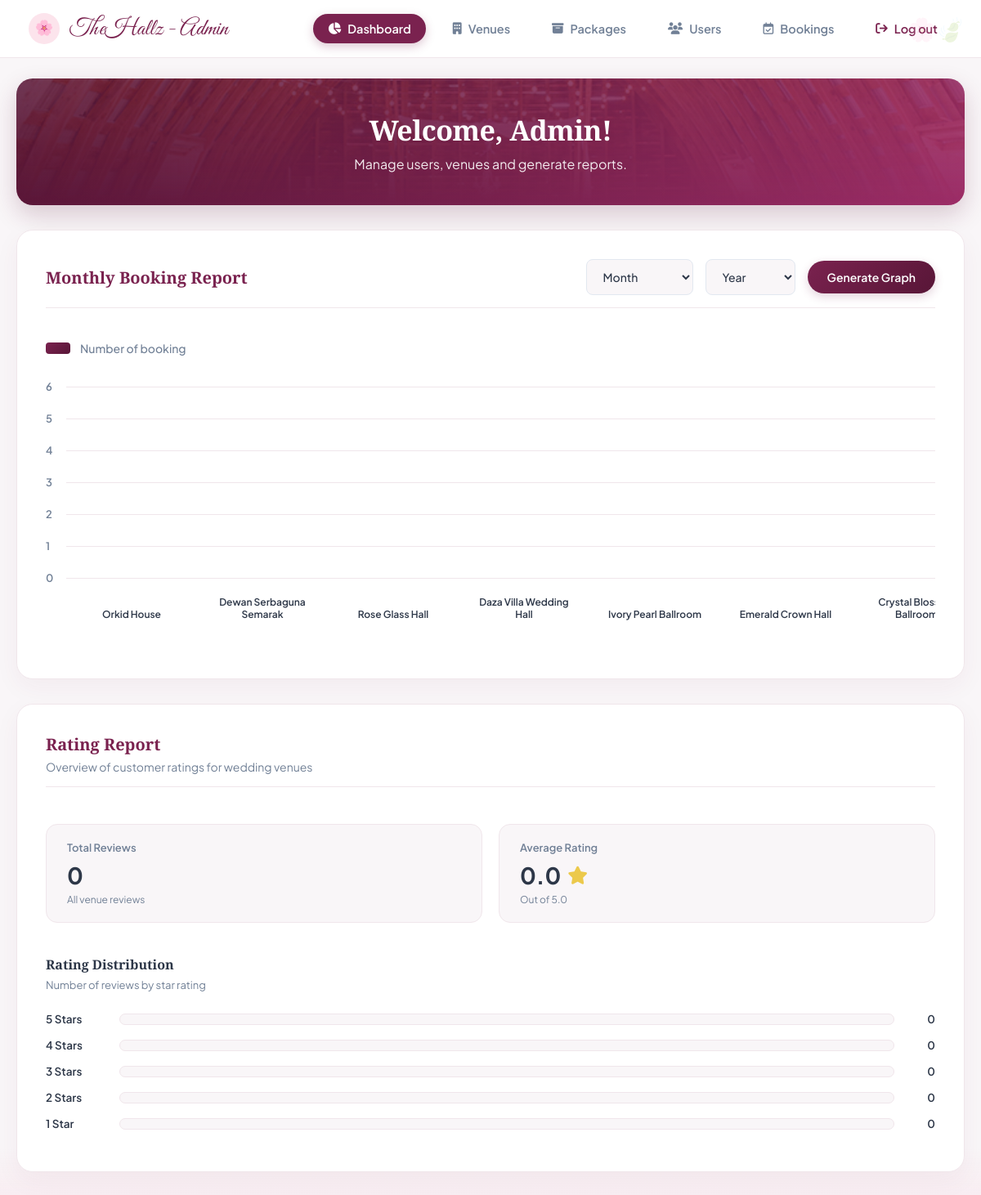
Page /Admin/admin_dashboard.php on the committed database.
### tables this page shows
CREATE TABLE `venue` (
  `venue_id` int(11) NOT NULL,
  `venue_name` varchar(100) NOT NULL,
  `venue_location` varchar(255) NOT NULL,
  `venue_capacity` int(11) NOT NULL,
  `venue_price` decimal(10,2) NOT NULL,
  `venue_desc` text NOT NULL,
  `owner_id` int(11) NOT NULL,
  `venue_ssm` varchar(20) NOT NULL,
  `venue_ssm_file` varchar(255) NOT NULL,
  `venue_image` text NOT NULL,
  `admin_id` int(11) DEFAULT NULL,
  `venue_status` enum('Pending','Approved','Rejected') NOT NULL DEFAULT 'Pending'
);

### Admin/admin_dashboard.php (the view, shortened to what this page needs)
<?php
include 'db_connection.php';
$venue_query = "SELECT venue_id, venue_name FROM venue";
$venue_result = mysqli_query($conn, $venue_query);
$venues = [];
if ($venue_result && mysqli_num_rows($venue_result) > 0) {
    while ($row = mysqli_fetch_assoc($venue_result)) {
        $venues[] = $row;
    }
}
$rating_summary_query = "SELECT COUNT(rating_id) as total_reviews, AVG(rating_star) as avg_rating FROM rating";
$rating_summary_result = mysqli_query($conn, $rating_summary_query);
$rating_summary = $rating_summary_result ? mysqli_fetch_assoc($rating_summary_result) : ['total_reviews' => 0, 'avg_rating' => 0];
$total_reviews = $rating_summary['total_reviews'] ?? 0;
$avg_rating = $total_reviews > 0 ? number_format($rating_summary['avg_rating'], 1) : '0.0';
$rating_counts = [1 => 0, 2 => 0, 3 => 0, 4 => 0, 5 => 0];
$max_rating_count = max($rating_counts) > 0 ? max($rating_counts) : 1;
$pct_5 = ($rating_counts[5] / $max_rating_count) * 100;
$pct_4 = ($rating_counts[4] / $max_rating_count) * 100;
$pct_3 = ($rating_counts[3] / $max_rating_count) * 100;
$pct_2 = ($rating_counts[2] / $max_rating_count) * 100;
$pct_1 = ($rating_counts[1] / $max_rating_count) * 100;
?>
<!DOCTYPE html>
<html lang="en">
<head>
    <link rel="stylesheet" href="https://cdnjs.cloudflare.com/ajax/libs/font-awesome/6.4.0/css/all.min.css">
</head>
<body>
<div class="container">
    <div class="header">
        <div class="logo-area">TheHallz - Admin</div>
        <div class="nav-links">
            <a href="admin_dashboard.php" class="active"><i class="fa-solid fa-chart-pie"></i> Dashboard</a>
            <a href="admin_venues.php"><i class="fa-solid fa-building"></i> Venues</a>
            <a href="admin_packages.php"><i class="fa-solid fa-box-archive"></i> Packages</a>
            <a href="admin_users.php"><i class="fa-solid fa-users"></i> Users</a>
            <a href="admin_bookings.php"><i class="fa-regular fa-calendar-check"></i> Bookings</a>
            <a class="logout" onclick="openModal('modal-logout-confirmation')"><i class="fa-solid fa-arrow-right-from-bracket"></i> Log out</a>
        </div>
    </div>
    <div class="welcome-banner">
        <h2>Welcome, Admin!</h2>
        <p>Manage users, venues and generate reports.</p>
    </div>
    <div class="content-section">
        <div class="section-header">
            <h3>Monthly Booking Report</h3>
            <div class="filter-controls">
                <select class="custom-select" id="month-select">
                    <option value="Month" selected>Month</option>
                </select>
                <select class="custom-select" id="year-select">
                    <option value="Year" selected>Year</option>
                </select>
                <button class="btn-premium" onclick="triggerReportGeneration()">Generate Graph</button>
            </div>
        </div>
        <div class="chart-legend">
            <div class="legend-color"></div>
            <span>Number of booking</span>
        </div>
        <div class="chart-container">
            <div class="chart-lines">
                <div class="chart-row"><span class="axis-label">6</span><div class="grid-line"></div></div>
                <div class="chart-row"><span class="axis-label">5</span><div class="grid-line"></div></div>
                <div class="chart-row"><span class="axis-label">4</span><div class="grid-line"></div></div>
                <div class="chart-row"><span class="axis-label">3</span><div class="grid-line"></div></div>
                <div class="chart-row"><span class="axis-label">2</span><div class="grid-line"></div></div>
                <div class="chart-row"><span class="axis-label">1</span><div class="grid-line"></div></div>
                <div class="chart-row"><span class="axis-label">0</span><div class="grid-line"></div></div>
            </div>
            <div class="bars-area">
                <?php
                if (!empty($venues)):
                    foreach ($venues as $venue):
                ?>
                   <div class="bar-wrapper">
                        <div class="bar-label"><?php echo htmlspecialchars($venue['venue_name']); ?></div>
                    </div>
                <?php
                    endforeach;
                endif;
                ?>
            </div>
        </div>
    </div>
    <div class="content-section">
        <div class="section-header">
            <div>
                <h3 style="margin-bottom: 5px;">Rating Report</h3>
                <p style="font-size: 14px; color: var(--text-muted); font-weight: 400;">Overview of customer ratings for wedding venues</p>
            </div>
        </div>
        <div class="rating-overview">
            <div class="rating-card-box">
                <div class="label-text">Total Reviews</div>
                <div class="main-value"><?php echo $total_reviews; ?></div>
                <div class="sub-text">All venue reviews</div>
            </div>
            <div class="rating-card-box">
                <div class="label-text">Average Rating</div>
                <div class="main-value">
                    <?php echo $avg_rating; ?>
                    <i class="fa-solid fa-star" style="color: #ecc94b; font-size: 22px;"></i>
                </div>
                <div class="sub-text">Out of 5.0</div>
            </div>
        </div>
        <div class="rating-distribution-title">Rating Distribution</div>
        <div class="rating-distribution-subtitle">Number of reviews by star rating</div>
        <div class="rating-row-item">
            <div class="rating-star-label">5 Stars</div>
            <div class="rating-bar-bg"><div class="rating-bar-fill" style="width: <?php echo $pct_5; ?>%;"></div></div>
            <div class="rating-count-value"><?php echo $rating_counts[5]; ?></div>
        </div>
        <div class="rating-row-item">
            <div class="rating-star-label">4 Stars</div>
            <div class="rating-bar-bg"><div class="rating-bar-fill" style="width: <?php echo $pct_4; ?>%;"></div></div>
            <div class="rating-count-value"><?php echo $rating_counts[4]; ?></div>
        </div>
        <div class="rating-row-item">
            <div class="rating-star-label">3 Stars</div>
            <div class="rating-bar-bg"><div class="rating-bar-fill" style="width: <?php echo $pct_3; ?>%;"></div></div>
            <div class="rating-count-value"><?php echo $rating_counts[3]; ?></div>
        </div>
        <div class="rating-row-item">
            <div class="rating-star-label">2 Stars</div>
            <div class="rating-bar-bg"><div class="rating-bar-fill" style="width: <?php echo $pct_2; ?>%;"></div></div>
            <div class="rating-count-value"><?php echo $rating_counts[2]; ?></div>
        </div>
        <div class="rating-row-item">
            <div class="rating-star-label">1 Star</div>
            <div class="rating-bar-bg"><div class="rating-bar-fill" style="width: <?php echo $pct_1; ?>%;"></div></div>
            <div class="rating-count-value"><?php echo $rating_counts[1]; ?></div>
        </div>
    </div>
</div>
</body>
</html>

### rows in the picture
venue: venue_name "Orkid House"
venue: venue_name "Dewan Serbaguna Semarak"
venue: venue_name "Rose Glass Hall"
venue: venue_name "Daza Villa Wedding Hall"
venue: venue_name "Ivory Pearl Ballroom"
venue: venue_name "Emerald Crown Hall"
venue: venue_name "Crystal…"

### other values in the picture
$total_reviews "0"
$avg_rating "0.0"
$rating_counts[5] "0"
$rating_counts[4] "0"
$rating_counts[3] "0"
$rating_counts[2] "0"
$rating_counts[1] "0"
